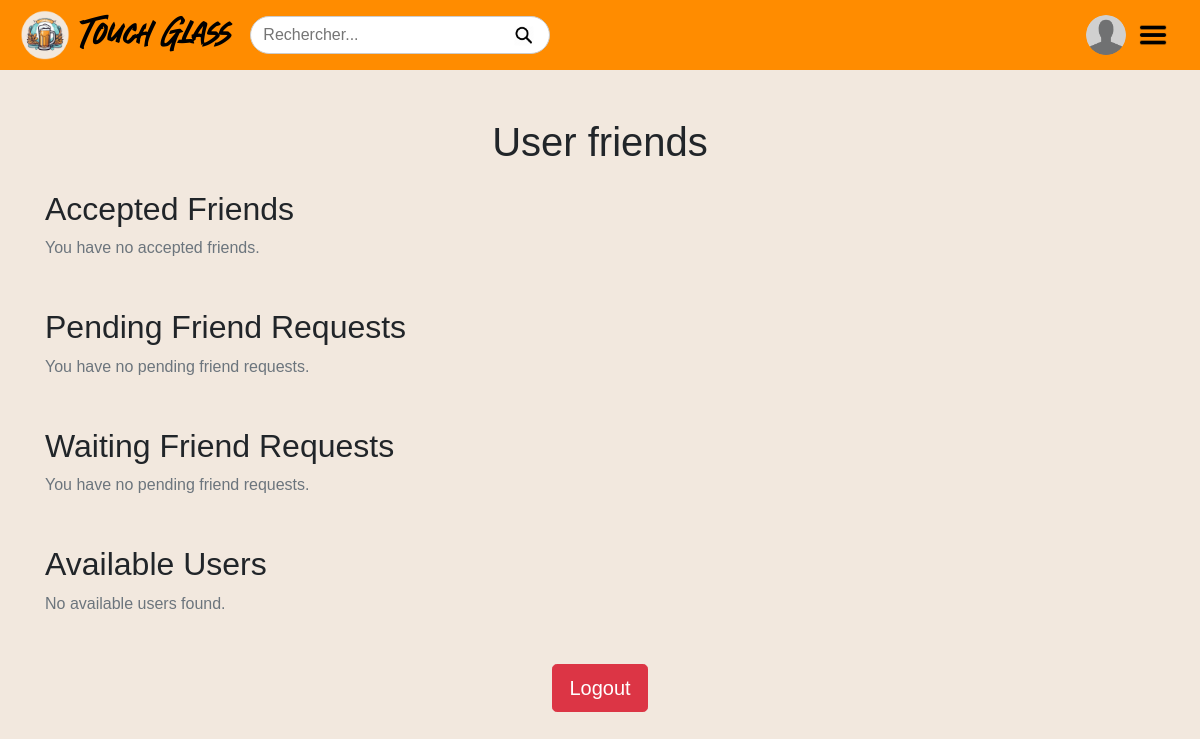
Before: /friends (signed in) with the older database file.
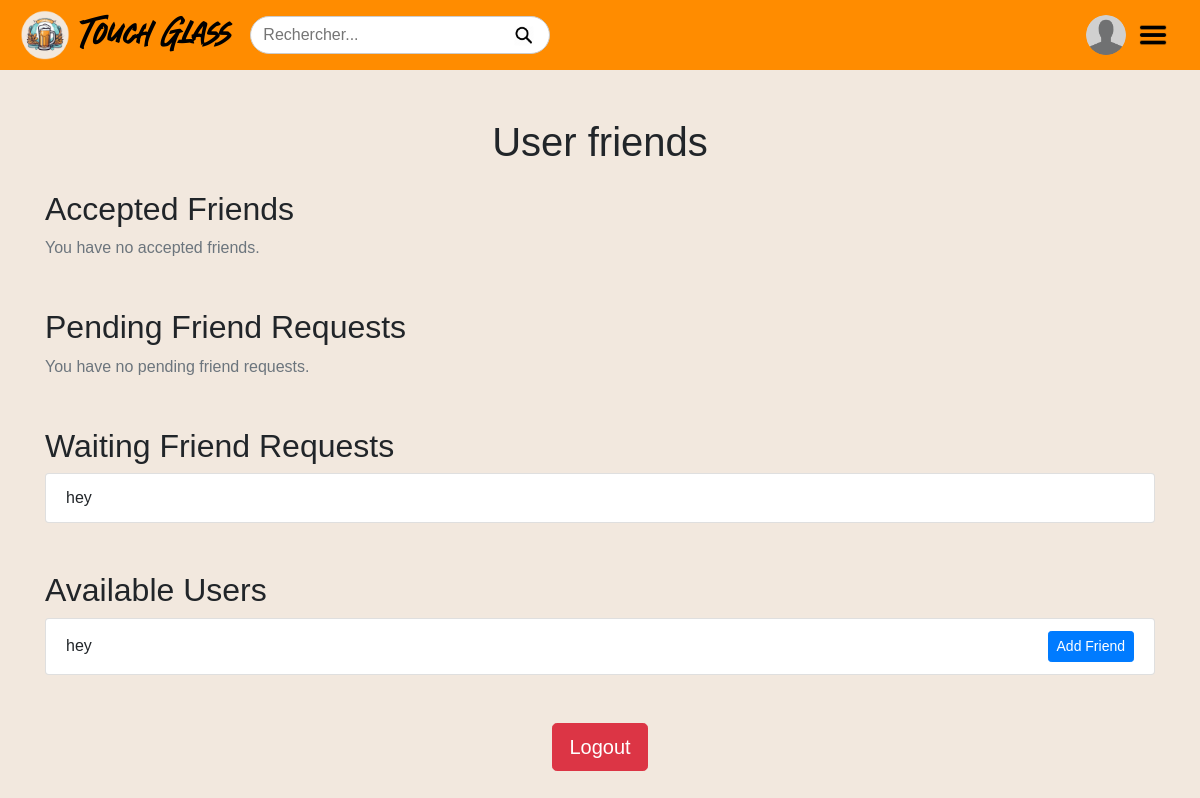
After: the same page with the newer database file.
### app/models/user.py (models this page shows, shortened)
class User(db.Model):
    __tablename__ = "users"
    user_id = db.Column(db.Integer, primary_key=True)
    user_name = db.Column(db.String(100), nullable=False)
    name = db.Column(db.String(100), nullable=False)
    surname = db.Column(db.String(100), nullable=False)
    ddn = db.Column(db.DateTime, nullable=False)
    email = db.Column(db.String(120), unique=True, nullable=False)
    sex = db.Column(db.String(10), nullable=False)
    password = db.Column(db.String(128), nullable=False)
    is_admin = db.Column(db.Boolean, default=False)  # Added is_admin attribute
    created_at = db.Column(db.DateTime, default=func.now())
    updated_at = db.Column(db.DateTime, default=func.now(), onupdate=func.now())
    preferences = db.relationship(
        "Preferences", backref="user", lazy=True
    )  # Establishing a many-to-many relationship with the friendship association table
    friends = relationship(
        "User",
        secondary=friendship_association,  # The association table we created
        primaryjoin=user_id
        == friendship_association.c.user_id,  # Link where the user's `user_id` matches
        secondaryjoin=user_id
        == friendship_association.c.friend_id,  # Link where the friend's `user_id` matches
        backref="friend_of",  # Allows reverse lookup (who has the user as a friend)
        lazy="dynamic",  # Allows us to add a filter later
    )

### app/views.py (the view)
@register_views.route("/friends")
def friends():
    if "user_id" not in session:
        flash("You need to log in first.")
        return redirect(url_for("login"))
    current_user = User.query.get(session["user_id"])
    users = User.query.filter(User.user_id != current_user.user_id).all()
    friend_requests = (
        db.session.query(User)
        .join(friendship_association, friendship_association.c.user_id == User.user_id)
        .filter(
            friendship_association.c.friend_id == current_user.user_id,
            friendship_association.c.status == "requested",
        )
        .all()
    )
    waiting_requests = (
        db.session.query(User)
        .join(
            friendship_association, friendship_association.c.friend_id == User.user_id
        )
        .filter(
            friendship_association.c.user_id == current_user.user_id,
            friendship_association.c.status == "requested",
        )
        .all()
    )
    accepted_friends = (
        db.session.query(User)
        .join(
            friendship_association, friendship_association.c.friend_id == User.user_id
        )
        .filter(
            friendship_association.c.user_id == current_user.user_id,
            friendship_association.c.status == "accepted",
        )
        .all()
    )
    return render_template(
        "friends.html",
        current_user=current_user,
        users=users,
        friend_requests=friend_requests,
        waiting_requests=waiting_requests,
        accepted_friends=accepted_friends,  # Pass the accepted friends to the template
    )

### app/templates/friends.html (shortened to what this page needs)
<!doctype html>
<html lang="en">
  <head>
    <link
      rel="stylesheet"
      href="https://maxcdn.bootstrapcdn.com/bootstrap/4.5.2/css/bootstrap.min.css"
    />
  </head>
  <body>
    {% include "header.html" %}
    <div class="container mt-5">
      <h1 class="text-center mb-4">User friends</h1>
      <section class="mb-5">
        <h2>Accepted Friends</h2>
        {% if accepted_friends %}
        <ul class="list-group">
          {% for friend in accepted_friends %}
          <li
            class="list-group-item d-flex justify-content-between align-items-center"
          >
            <a href="{{ url_for('views.account', user_name=friend.user_name) }}"
              >{{ friend.name }}</a
            >
            <a
              href="{{ url_for('views.remove_friend', friend_id=friend.user_id) }}"
              class="btn btn-danger btn-sm"
              >Remove Friend</a
            >
          </li>
          {% endfor %}
        </ul>
        {% else %}
        <p class="text-muted">You have no accepted friends.</p>
        {% endif %}
      </section>
      <section class="mb-5">
        <h2>Pending Friend Requests</h2>
        {% if friend_requests %}
        <ul class="list-group">
          {% for user in friend_requests %}
          <li
            class="list-group-item d-flex justify-content-between align-items-center"
          >
            {{ user.name }}
            <div>
              <a
                href="{{ url_for('views.accept_friend', friend_id=user.user_id) }}"
                class="btn btn-success btn-sm mr-2"
                title="Accept friend request from {{ user.name }}"
              >
                Accept
              </a>
              <a
                href="{{ url_for('views.reject_friend', friend_id=user.user_id) }}"
                class="btn btn-danger btn-sm"
                title="Reject friend request from {{ user.name }}"
              >
                Reject
              </a>
            </div>
          </li>
          {% endfor %}
        </ul>
        {% else %}
        <p class="text-muted">You have no pending friend requests.</p>
        {% endif %}
      </section>
      <section class="mb-5">
        <h2>Waiting Friend Requests</h2>
        {% if waiting_requests %}
        <ul class="list-group">
          {% for user in waiting_requests %}
          <li
            class="list-group-item d-flex justify-content-between align-items-center"
          >
            {{ user.name }}
          </li>
          {% endfor %}
        </ul>
        {% else %}
        <p class="text-muted">You have no pending friend requests.</p>
        {% endif %}
      </section>
      <section class="mb-5">
        <h2>Available Users</h2>
        {% if users %}
        <ul class="list-group">
          {% for user in users %}
          <li
            class="list-group-item d-flex justify-content-between align-items-center"
          >
            {{ user.name }}
            <a
              href="{{ url_for('views.add_friend', friend_id=user.user_id) }}"
              class="btn btn-primary btn-sm"
              title="Send friend request to {{ user.name }}"
            >
              Add Friend
            </a>
          </li>
          {% endfor %}
        </ul>
        {% else %}
        <p class="text-muted">No available users found.</p>
        {% endif %}
      </section>
      <div class="text-center">
        <a href="{{ url_for('views.logout') }}" class="btn btn-danger btn-lg"
          >Logout</a
        >
      </div>
    </div>
  </body>
</html>

Changed rows visible on the page:
added User: name "hey"
Other visible differences:
text no longer shown: "You have no pending friend requests. No available users found."
